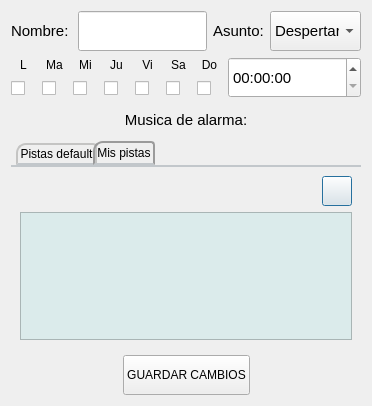
<?xml version="1.0" encoding="UTF-8"?>
<ui version="4.0">
 <class>Dialog</class>
 <widget class="QDialog" name="Dialog">
  <property name="windowModality">
   <enum>Qt::NonModal</enum>
  </property>
  <property name="geometry">
   <rect>
    <x>0</x>
    <y>0</y>
    <width>368</width>
    <height>406</height>
   </rect>
  </property>
  <property name="mouseTracking">
   <bool>false</bool>
  </property>
  <property name="acceptDrops">
   <bool>false</bool>
  </property>
  <property name="windowTitle">
   <string/>
  </property>
  <property name="windowOpacity">
   <double>1.000000000000000</double>
  </property>
  <property name="autoFillBackground">
   <bool>false</bool>
  </property>
  <property name="windowFilePath">
   <string/>
  </property>
  <property name="inputMethodHints">
   <set>Qt::ImhNone</set>
  </property>
  <property name="sizeGripEnabled">
   <bool>false</bool>
  </property>
  <property name="modal">
   <bool>true</bool>
  </property>
  <layout class="QVBoxLayout" name="verticalLayout_8">
   <item>
    <layout class="QHBoxLayout" name="layoutHor_2">
     <item>
      <widget class="QLabel" name="bel_secNombre">
       <property name="minimumSize">
        <size>
         <width>61</width>
         <height>31</height>
        </size>
       </property>
       <property name="maximumSize">
        <size>
         <width>65</width>
         <height>35</height>
        </size>
       </property>
       <property name="font">
        <font>
         <pointsize>11</pointsize>
        </font>
       </property>
       <property name="text">
        <string>Nombre:</string>
       </property>
      </widget>
     </item>
     <item>
      <widget class="QLineEdit" name="lineEdit_nombre">
       <property name="minimumSize">
        <size>
         <width>70</width>
         <height>40</height>
        </size>
       </property>
       <property name="font">
        <font>
         <pointsize>12</pointsize>
        </font>
       </property>
      </widget>
     </item>
     <item>
      <widget class="QLabel" name="bel_secAsunto">
       <property name="minimumSize">
        <size>
         <width>51</width>
         <height>31</height>
        </size>
       </property>
       <property name="maximumSize">
        <size>
         <width>55</width>
         <height>35</height>
        </size>
       </property>
       <property name="font">
        <font>
         <pointsize>11</pointsize>
        </font>
       </property>
       <property name="text">
        <string>Asunto:</string>
       </property>
      </widget>
     </item>
     <item>
      <widget class="QComboBox" name="comBox_asunto">
       <property name="minimumSize">
        <size>
         <width>91</width>
         <height>31</height>
        </size>
       </property>
       <property name="maximumSize">
        <size>
         <width>100</width>
         <height>40</height>
        </size>
       </property>
       <property name="font">
        <font>
         <pointsize>11</pointsize>
        </font>
       </property>
       <item>
        <property name="text">
         <string>Despertar</string>
        </property>
       </item>
       <item>
        <property name="text">
         <string>Dormir</string>
        </property>
       </item>
       <item>
        <property name="text">
         <string>Deberes</string>
        </property>
       </item>
       <item>
        <property name="text">
         <string>Otro</string>
        </property>
       </item>
      </widget>
     </item>
    </layout>
   </item>
   <item>
    <layout class="QHBoxLayout" name="layoutHor_3">
     <item>
      <layout class="QHBoxLayout" name="horizontalLayout">
       <item>
        <layout class="QVBoxLayout" name="verticalLayout">
         <item>
          <widget class="QLabel" name="bel_1">
           <property name="minimumSize">
            <size>
             <width>25</width>
             <height>15</height>
            </size>
           </property>
           <property name="maximumSize">
            <size>
             <width>30</width>
             <height>20</height>
            </size>
           </property>
           <property name="font">
            <font>
             <pointsize>9</pointsize>
            </font>
           </property>
           <property name="text">
            <string>L</string>
           </property>
           <property name="alignment">
            <set>Qt::AlignCenter</set>
           </property>
          </widget>
         </item>
         <item>
          <widget class="QCheckBox" name="cB_1">
           <property name="minimumSize">
            <size>
             <width>20</width>
             <height>20</height>
            </size>
           </property>
           <property name="maximumSize">
            <size>
             <width>30</width>
             <height>30</height>
            </size>
           </property>
           <property name="text">
            <string/>
           </property>
           <property name="shortcut">
            <string>Backspace, Backspace</string>
           </property>
           <property name="checked">
            <bool>false</bool>
           </property>
           <property name="autoRepeat">
            <bool>false</bool>
           </property>
           <property name="tristate">
            <bool>false</bool>
           </property>
          </widget>
         </item>
        </layout>
       </item>
       <item>
        <layout class="QVBoxLayout" name="verticalLayout_3">
         <item>
          <widget class="QLabel" name="bel_2">
           <property name="minimumSize">
            <size>
             <width>25</width>
             <height>15</height>
            </size>
           </property>
           <property name="maximumSize">
            <size>
             <width>30</width>
             <height>20</height>
            </size>
           </property>
           <property name="font">
            <font>
             <pointsize>9</pointsize>
            </font>
           </property>
           <property name="text">
            <string>Ma</string>
           </property>
           <property name="alignment">
            <set>Qt::AlignCenter</set>
           </property>
          </widget>
         </item>
         <item>
          <widget class="QCheckBox" name="cB_2">
           <property name="minimumSize">
            <size>
             <width>20</width>
             <height>20</height>
            </size>
           </property>
           <property name="maximumSize">
            <size>
             <width>30</width>
             <height>30</height>
            </size>
           </property>
           <property name="text">
            <string/>
           </property>
           <property name="shortcut">
            <string>Backspace, Backspace</string>
           </property>
           <property name="checked">
            <bool>false</bool>
           </property>
           <property name="autoRepeat">
            <bool>false</bool>
           </property>
           <property name="tristate">
            <bool>false</bool>
           </property>
          </widget>
         </item>
        </layout>
       </item>
       <item>
        <layout class="QVBoxLayout" name="verticalLayout_4">
         <item>
          <widget class="QLabel" name="bel_3">
           <property name="minimumSize">
            <size>
             <width>25</width>
             <height>15</height>
            </size>
           </property>
           <property name="maximumSize">
            <size>
             <width>30</width>
             <height>20</height>
            </size>
           </property>
           <property name="font">
            <font>
             <pointsize>9</pointsize>
            </font>
           </property>
           <property name="text">
            <string>Mi</string>
           </property>
           <property name="alignment">
            <set>Qt::AlignCenter</set>
           </property>
          </widget>
         </item>
         <item>
          <widget class="QCheckBox" name="cB_3">
           <property name="minimumSize">
            <size>
             <width>20</width>
             <height>20</height>
            </size>
           </property>
           <property name="maximumSize">
            <size>
             <width>30</width>
             <height>30</height>
            </size>
           </property>
           <property name="text">
            <string/>
           </property>
           <property name="shortcut">
            <string>Backspace, Backspace</string>
           </property>
           <property name="checked">
            <bool>false</bool>
           </property>
           <property name="autoRepeat">
            <bool>false</bool>
           </property>
           <property name="tristate">
            <bool>false</bool>
           </property>
          </widget>
         </item>
        </layout>
       </item>
       <item>
        <layout class="QVBoxLayout" name="verticalLayout_6">
         <item>
          <widget class="QLabel" name="bel_4">
           <property name="minimumSize">
            <size>
             <width>25</width>
             <height>15</height>
            </size>
           </property>
           <property name="maximumSize">
            <size>
             <width>30</width>
             <height>20</height>
            </size>
           </property>
           <property name="font">
            <font>
             <pointsize>9</pointsize>
            </font>
           </property>
           <property name="text">
            <string>Ju</string>
           </property>
           <property name="alignment">
            <set>Qt::AlignCenter</set>
           </property>
          </widget>
         </item>
         <item>
          <widget class="QCheckBox" name="cB_4">
           <property name="minimumSize">
            <size>
             <width>20</width>
             <height>20</height>
            </size>
           </property>
           <property name="maximumSize">
            <size>
             <width>30</width>
             <height>30</height>
            </size>
           </property>
           <property name="text">
            <string/>
           </property>
           <property name="shortcut">
            <string>Backspace, Backspace</string>
           </property>
           <property name="checked">
            <bool>false</bool>
           </property>
           <property name="autoRepeat">
            <bool>false</bool>
           </property>
           <property name="tristate">
            <bool>false</bool>
           </property>
          </widget>
         </item>
        </layout>
       </item>
       <item>
        <layout class="QVBoxLayout" name="verticalLayout_5">
         <item>
          <widget class="QLabel" name="bel_5">
           <property name="minimumSize">
            <size>
             <width>25</width>
             <height>15</height>
            </size>
           </property>
           <property name="maximumSize">
            <size>
             <width>30</width>
             <height>20</height>
            </size>
           </property>
           <property name="font">
            <font>
             <pointsize>9</pointsize>
            </font>
           </property>
           <property name="text">
            <string>Vi</string>
           </property>
           <property name="alignment">
            <set>Qt::AlignCenter</set>
           </property>
          </widget>
         </item>
         <item>
          <widget class="QCheckBox" name="cB_5">
           <property name="minimumSize">
            <size>
             <width>20</width>
             <height>20</height>
            </size>
           </property>
           <property name="maximumSize">
            <size>
             <width>30</width>
             <height>30</height>
            </size>
           </property>
           <property name="text">
            <string/>
           </property>
           <property name="shortcut">
            <string>Backspace, Backspace</string>
           </property>
           <property name="checked">
            <bool>false</bool>
           </property>
           <property name="autoRepeat">
            <bool>false</bool>
           </property>
           <property name="tristate">
            <bool>false</bool>
           </property>
          </widget>
         </item>
        </layout>
       </item>
       <item>
        <layout class="QVBoxLayout" name="verticalLayout_7">
         <item>
          <widget class="QLabel" name="bel_6">
           <property name="minimumSize">
            <size>
             <width>25</width>
             <height>15</height>
            </size>
           </property>
           <property name="maximumSize">
            <size>
             <width>30</width>
             <height>20</height>
            </size>
           </property>
           <property name="font">
            <font>
             <pointsize>9</pointsize>
            </font>
           </property>
           <property name="text">
            <string>Sa</string>
           </property>
           <property name="alignment">
            <set>Qt::AlignCenter</set>
           </property>
          </widget>
         </item>
         <item>
          <widget class="QCheckBox" name="cB_6">
           <property name="minimumSize">
            <size>
             <width>20</width>
             <height>20</height>
            </size>
           </property>
           <property name="maximumSize">
            <size>
             <width>30</width>
             <height>30</height>
            </size>
           </property>
           <property name="text">
            <string/>
           </property>
           <property name="shortcut">
            <string>Backspace, Backspace</string>
           </property>
           <property name="checked">
            <bool>false</bool>
           </property>
           <property name="autoRepeat">
            <bool>false</bool>
           </property>
           <property name="tristate">
            <bool>false</bool>
           </property>
          </widget>
         </item>
        </layout>
       </item>
       <item>
        <layout class="QVBoxLayout" name="verticalLayout_2">
         <item>
          <widget class="QLabel" name="bel_7">
           <property name="minimumSize">
            <size>
             <width>25</width>
             <height>15</height>
            </size>
           </property>
           <property name="maximumSize">
            <size>
             <width>30</width>
             <height>20</height>
            </size>
           </property>
           <property name="font">
            <font>
             <pointsize>9</pointsize>
            </font>
           </property>
           <property name="text">
            <string>Do</string>
           </property>
           <property name="alignment">
            <set>Qt::AlignCenter</set>
           </property>
          </widget>
         </item>
         <item>
          <widget class="QCheckBox" name="cB_7">
           <property name="minimumSize">
            <size>
             <width>20</width>
             <height>20</height>
            </size>
           </property>
           <property name="maximumSize">
            <size>
             <width>30</width>
             <height>30</height>
            </size>
           </property>
           <property name="text">
            <string/>
           </property>
           <property name="shortcut">
            <string>Backspace, Backspace</string>
           </property>
           <property name="checked">
            <bool>false</bool>
           </property>
           <property name="autoRepeat">
            <bool>false</bool>
           </property>
           <property name="tristate">
            <bool>false</bool>
           </property>
          </widget>
         </item>
        </layout>
       </item>
      </layout>
     </item>
     <item>
      <widget class="QTimeEdit" name="timeEdit_hora">
       <property name="minimumSize">
        <size>
         <width>110</width>
         <height>40</height>
        </size>
       </property>
       <property name="maximumSize">
        <size>
         <width>150</width>
         <height>50</height>
        </size>
       </property>
       <property name="font">
        <font>
         <pointsize>11</pointsize>
        </font>
       </property>
      </widget>
     </item>
    </layout>
   </item>
   <item>
    <layout class="QHBoxLayout" name="horizontalLayout_3">
     <item>
      <widget class="QLabel" name="label_3">
       <property name="text">
        <string/>
       </property>
      </widget>
     </item>
     <item>
      <widget class="QLabel" name="bel_secNombre_2">
       <property name="minimumSize">
        <size>
         <width>150</width>
         <height>31</height>
        </size>
       </property>
       <property name="maximumSize">
        <size>
         <width>65</width>
         <height>35</height>
        </size>
       </property>
       <property name="font">
        <font>
         <pointsize>11</pointsize>
        </font>
       </property>
       <property name="text">
        <string>Musica de alarma:</string>
       </property>
       <property name="alignment">
        <set>Qt::AlignCenter</set>
       </property>
      </widget>
     </item>
     <item>
      <widget class="QLabel" name="label_4">
       <property name="text">
        <string/>
       </property>
      </widget>
     </item>
    </layout>
   </item>
   <item>
    <widget class="QTabWidget" name="tabWid_sonidosAlarmas">
     <property name="minimumSize">
      <size>
       <width>350</width>
       <height>200</height>
      </size>
     </property>
     <property name="maximumSize">
      <size>
       <width>16777215</width>
       <height>16777215</height>
      </size>
     </property>
     <property name="styleSheet">
      <string notr="true">QTabWidget::pane { /* The tab widget frame */
/* La linea encabezado que se encuentra abajo de los cuadros de seleccion*/
    border-top: 2px solid #C2C7CB;
}

QTabWidget::tab-bar { 
/*Que tan alejado se encuentra el primer cuadro de seleccion de la parte izquierda del TabWiget*/
   left: 5px; /* move to the right by 5px */
}

/* Style the tab using the tab sub-control. Note that
    it reads QTabBar _not_ QTabWidget */
QTabBar::tab {
    background: qlineargradient(x1: 0, y1: 0, x2: 0, y2: 1,
                                stop: 0 #E1E1E1, stop: 0.4 #DDDDDD,
                                stop: 0.5 #D8D8D8, stop: 1.0 #D3D3D3);
    border: 2px solid #C4C4C3; /*contorno de los cuadros de seleccion*/
   
 /*linea de abajo del cuadro(s) que no esta(n) seleccionado(s)*/
    border-bottom-color:#C2C7CB; /* same as the pane color */

    border-top-left-radius: 10px; /*curvatura de los cuadros de seleccion*/
    border-top-right-radius: 4px; /*curvatura de los cuadros de seleccion*/
    min-width: 30ex; /*ancho de cada casila*/
	min-height:5ex;/*alto de cada casilla*/
    padding: 2px;
   font: 12pt &quot;MS Shell Dlg 2&quot;;
}

QTabBar::tab:selected, QTabBar::tab:hover {
background: qlineargradient(x1: 0, y1: 0, x2: 0, y2: 1,
                                stop: 0 #fafafa, stop: 0.4 #f4f4f4,
                                stop: 0.5 #e7e7e7, stop: 1.0 #fafafa);
}

QTabBar::tab:selected {
    border-color:#9B9B9B;/*Color del borde de la casilla que esta seleccionada*/
   /*borde del suelo del cuadro que esta seleccionado*/ 
   border-bottom-color: #C2C7CB; /* same as pane color */
}

QTabBar::tab:!selected {
   /*tamaño de superiodida de alto del cuadro seleccionado y los que no*/
    margin-top: 2px; /* make non-selected tabs look smaller */
    font: 12pt &quot;MS Shell Dlg 2&quot;; /*Tamaño de letra de los cuadros que no estan
   seleccionados*/
}

/* make use of negative margins for overlapping tabs */
QTabBar::tab:selected {
    /* expand/overlap to the left and right by 4px */
    margin-left: -4px;/*longitud que se alejara una casilla de la parte izquierda 
   cuando este seleccionada*/
    margin-right: -4px;
}

QTabBar::tab:first:selected {
    margin-left: 0; /* the first selected tab has nothing to overlap with on the left */
}

QTabBar::tab:last:selected {
 margin-right: 0; /* the last selected tab has nothing to overlap with on the right */
}

QTabBar::tab:only-one {
    margin: 0; /* if there is only one tab, we don't want overlapping margins */
}</string>
     </property>
     <property name="currentIndex">
      <number>1</number>
     </property>
     <widget class="QWidget" name="pistasDefault">
      <attribute name="title">
       <string>Pistas default</string>
      </attribute>
      <layout class="QVBoxLayout" name="verticalLayout_11">
       <item>
        <widget class="QListWidget" name="listWid_soniDef">
         <property name="minimumSize">
          <size>
           <width>0</width>
           <height>100</height>
          </size>
         </property>
         <property name="font">
          <font>
           <pointsize>11</pointsize>
          </font>
         </property>
         <property name="styleSheet">
          <string notr="true">QListWidget
{
/*border : 1px solid black;*/
background : rgb(219, 235, 235);
}

QListWidget QScrollBar
{
background-color: rgb(219, 235, 235);
}

 QListView::item:selected
{
background-color: rgb(249, 196, 255);
color: rgb(0, 0, 0);
}</string>
         </property>
         <property name="currentRow">
          <number>-1</number>
         </property>
        </widget>
       </item>
      </layout>
     </widget>
     <widget class="QWidget" name="pistasMias">
      <attribute name="title">
       <string>Mis pistas</string>
      </attribute>
      <layout class="QVBoxLayout" name="verticalLayout_10">
       <item>
        <layout class="QHBoxLayout" name="horizontalLayout_5">
         <item>
          <widget class="QLabel" name="label_6">
           <property name="text">
            <string/>
           </property>
          </widget>
         </item>
         <item>
          <widget class="QPushButton" name="btn_addCancion">
           <property name="minimumSize">
            <size>
             <width>25</width>
             <height>30</height>
            </size>
           </property>
           <property name="maximumSize">
            <size>
             <width>30</width>
             <height>35</height>
            </size>
           </property>
           <property name="styleSheet">
            <string notr="true">QPushButton {
	border-image: url(:/ALARMA/IMAGENES/ALARMA/subir_off.png);
 }
QPushButton:hover {
border-image: url(:/ALARMA/IMAGENES/ALARMA/subir_on.png);
}
QPushButton:pressed {
border-image: url(:/ALARMA/IMAGENES/ALARMA/subir_off.png);
}
</string>
           </property>
           <property name="text">
            <string/>
           </property>
          </widget>
         </item>
        </layout>
       </item>
       <item>
        <widget class="QListWidget" name="listWid_soniMio">
         <property name="minimumSize">
          <size>
           <width>0</width>
           <height>100</height>
          </size>
         </property>
         <property name="font">
          <font>
           <pointsize>11</pointsize>
          </font>
         </property>
         <property name="styleSheet">
          <string notr="true">QListWidget
{
/*border : 1px solid black;*/
background : rgb(219, 235, 235);
}

QListWidget QScrollBar
{
background-color: rgb(219, 235, 235);
}

 QListView::item:selected
{
background-color: rgb(249, 196, 255);
color: rgb(0, 0, 0);
}</string>
         </property>
         <property name="currentRow">
          <number>-1</number>
         </property>
        </widget>
       </item>
      </layout>
     </widget>
    </widget>
   </item>
   <item>
    <layout class="QHBoxLayout" name="horizontalLayout_2">
     <item>
      <widget class="QLabel" name="label">
       <property name="text">
        <string/>
       </property>
      </widget>
     </item>
     <item>
      <widget class="QPushButton" name="btn_finalizar">
       <property name="minimumSize">
        <size>
         <width>110</width>
         <height>40</height>
        </size>
       </property>
       <property name="maximumSize">
        <size>
         <width>130</width>
         <height>55</height>
        </size>
       </property>
       <property name="text">
        <string>GUARDAR CAMBIOS</string>
       </property>
      </widget>
     </item>
     <item>
      <widget class="QLabel" name="label_2">
       <property name="text">
        <string/>
       </property>
      </widget>
     </item>
    </layout>
   </item>
  </layout>
 </widget>
 <resources>
  <include location="../../../IMAG.qrc"/>
 </resources>
 <connections/>
</ui>
